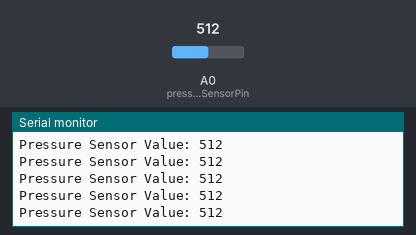
Simulated run of this sketch. Board: Arduino Uno, built with avr-gcc and run on an emulated ATmega328P. On the bench: the last lines printed to the serial monitor. The test bench sets the inputs (shaded band); at power-on: A0 (pressureSensorPin) = 512.

Above: at 1.2 s.
1.3 s: A0 (pressureSensorPin) set to 716
At 1.31 s:
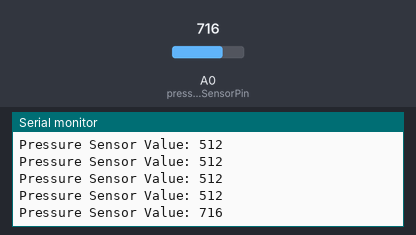
2.8 s: A0 (pressureSensorPin) set to 900
At 2.82 s:
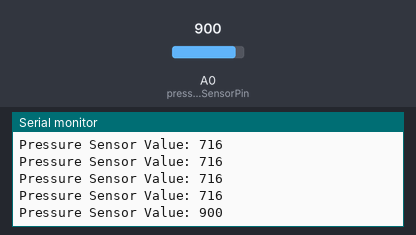
Timing chart, 0 to 5.8 s (numbered marks = the images above; inputs shaded):
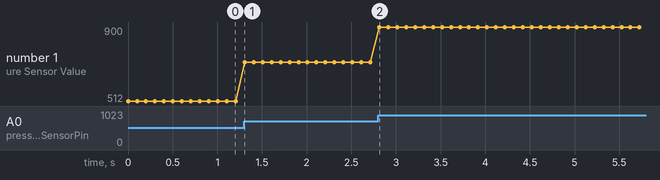

The sketch:

Read1_sensorWorkshop.ino
```cpp
/*
Creation & Computation
Pressure Sensor Workshop
This simple example helps you check if your pressure sensor is working and what values it produces.

Follow the steps to create the voltage divider circuit using a 10k

*/

// Startup Steps:
// Step 1: Define the pin number for the pressure sensor.
// We use an integer to specify which analog pin the sensor is connected to.
// This makes it easy to change the pin if needed.
int pressureSensorPin = A0;

// Step 2: Define variables to store sensor data.
// We use an integer variable to hold the analog reading from the sensor.
// The analog reading ranges from 0 to 1023.
int pressureSensorValue;

// Step 3: Setup function - runs once when the Arduino starts.
// Here, we initialize the serial communication to send data to the computer.
void setup()
{
  // Turn on the Serial port so we can print out the sensor values.
  // 9600 specifies the speed and this needs to match the Serial Monitor setting.
  Serial.begin(9600);
}

// Runtime Steps:
// Loop function - runs repeatedly after setup.
// This is where we read the sensor and print the value.
void loop()
{
  // Runtime Step 1: Read the analog value from the sensor pin.
  // The pressure sensor is connected to the pin defined above.
  // analogRead() returns a value between 0 and 1023.
  pressureSensorValue = analogRead(pressureSensorPin);

  // Runtime Step 2: Print the sensor value to the serial monitor with descriptive text.
  // This sends the data to the computer so we can see it clearly.
  Serial.print("Pressure Sensor Value: ");
  Serial.println(pressureSensorValue);

  // Runtime Step 3: Wait a short time before the next reading.
  // This prevents the serial monitor from being flooded with data.
  // delay is usually a bad practice in real applications, but it's fine for this simple example.
  // Delay for 100 milliseconds.
  delay(100);
}
```

Measured:
- after the input at 1.3 s, the serial monitor: prints a new line at once (image 1)
- after the input at 2.8 s, the serial monitor: prints a new line at once (image 2)
- plotted number 1: 512 → 716 after the input at 1.3 s, 716 → 900 after the input at 2.8 s
